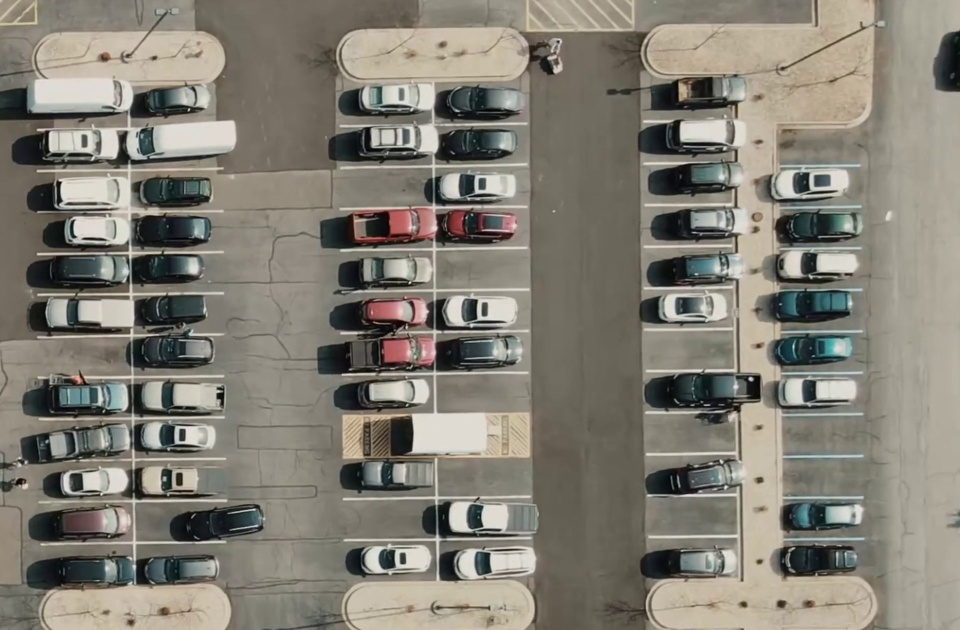
#> input picture CarParkProject/carPark2.jpg, 960 x 630 px
$ python ParkingSpacePicker.py
#> lines starting #> are read from the running program, lines starting #| are printed output that depends on the picture
import cv2
import pickle

img = cv2.imread('./CarParkProject/carPark2.jpg')
#> img is the input picture: shape (630, 960, 3); mean B, G, R 116.4, 127, 131
img = cv2.resize(img, None, fx=0.5, fy=0.5)
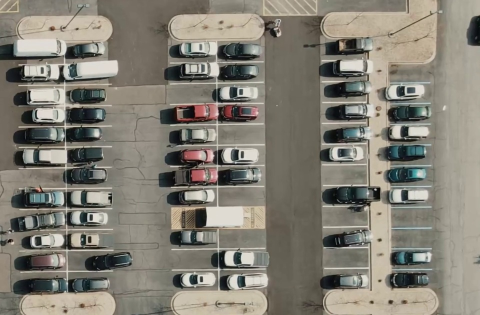
#> img: shape (315, 480, 3); mean B, G, R 116.5, 127.2, 131.2
Img = img.copy()
width, height = 107, 48
draw = False
rect = (0,0,1,1)
rectangle = False
rect_over = False
ix, iy = -1, -1
try:
    with open('./CarParkProject/carPark2', 'rb') as f:
        posList = pickle.load(f)
except:
    posList = []

def mouseClick(events, x, y, flags, params):
    global draw, ix, iy, xx, yy

    if events == cv2.EVENT_LBUTTONDOWN:
        ix, iy = x, y
        draw = True
    elif events == cv2.EVENT_RBUTTONDOWN:
        posList.pop()
    elif events == cv2.EVENT_MOUSEMOVE:
        Img = img.copy()
        if draw == True:
            cv2.rectangle(Img, (ix, iy), (x, y), (255, 0, 0), 2)
            cv2.imshow("image", Img)
            cv2.waitKey(1)
    elif events == cv2.EVENT_LBUTTONUP:
        draw = False
        posList.append(((ix, iy), (x, y)))
        cv2.rectangle(Img, (ix, iy), (x, y), (255, 0, 0), 2)
        # cv2.imshow("image", Img)
    with open('./CarParkProject/carPark2', 'wb') as f:
        pickle.dump(posList, f)
cnt = 0
while True:
    cnt+=1

    img = cv2.imread('./CarParkProject/carPark2.jpg')
    # img = cv2.resize(img)
    Img = img.copy()
    for pos in posList:
        cv2.rectangle(Img, pos[0], pos[1], (255, 0, 0), 2)

    if cnt%20 == 0:
        print(posList)
    cv2.imshow("image", Img)
    cv2.setMouseCallback("image", mouseClick)
    cv2.waitKey(10)
